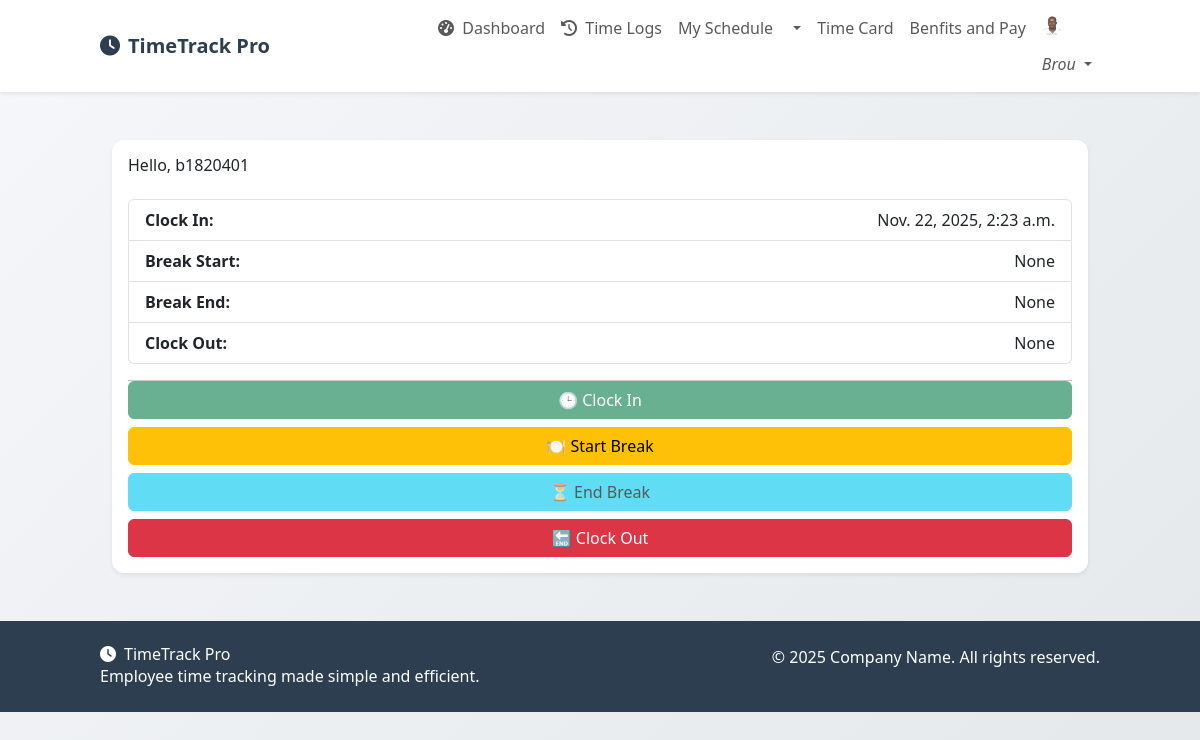
/attendance/clock/ (signed in), run on the app's committed database.
### users/models.py (models this page shows, shortened)
class Employee(models.Model):
    user = models.OneToOneField(User, on_delete=models.CASCADE, related_name='employee_profile')  # <-- Add this line
    first_name = models.CharField(max_length=100)
    middle_name = models.CharField(max_length=100, blank=True, null=True)
    last_name = models.CharField(max_length=100)
    phone_number = models.CharField(max_length=15, unique=True, blank=True)
    gender = models.CharField(max_length=10, choices=gender_choices, blank=True)
    profile_image = models.ImageField(upload_to=UPLOAD_PATHS['profile_photos'], default='profile_photos/default.png')
    reference_photo = models.ImageField(upload_to=UPLOAD_PATHS['reference_photos'], null=True, blank=True)
    employee_id = models.CharField(max_length=20, unique=True)
    position = models.CharField(max_length=100, blank=True)
    department = models.CharField(max_length=100, blank=True)
    hourly_rate = models.DecimalField(max_digits=6, decimal_places=2, default=0.00)

### attendance/models.py (models this page shows, shortened)
class ShiftLog(models.Model):
    employee = models.ForeignKey(Employee, on_delete=models.CASCADE)
    clock_in = models.DateTimeField(null=True, blank=True)
    clock_in_photo = models.ImageField(upload_to=UPLOAD_PATHS['clock_in_photo'], null=True, blank=True)
    break_start = models.DateTimeField(null=True, blank=True)
    break_start_photo = models.ImageField(upload_to=UPLOAD_PATHS['break_start_photo'], null=True, blank=True)
    break_end = models.DateTimeField(null=True, blank=True)
    break_end_photo = models.ImageField(upload_to=UPLOAD_PATHS['break_end_photo'], null=True, blank=True)
    clock_out = models.DateTimeField(null=True, blank=True)
    clock_out_photo = models.ImageField(upload_to=UPLOAD_PATHS['clock_out_photo'], null=True, blank=True)

### attendance/views.py (the view)
# urls.py: path('clock/', DashboardView.as_view(), name='dashboard'),
class DashboardView(TemplateView):
    template_name = 'attendance/dashboard.html'
    def get_context_data(self, **kwargs):
        context = super().get_context_data(**kwargs)
        try:
            employee = Employee.objects.get(user=self.request.user)
        except Employee.DoesNotExist:
            raise Http404("Employee profile not found. Please contact admin.")
        today_log = ShiftLog.objects.filter(employee=employee, clock_in__date=timezone.now().date()).first()
        context.update({
            'employee': employee,
            'today_log': today_log
        })
        return context

### attendance/templates/attendance/dashboard.html (shortened to what this page needs)
{% extends 'users/base.html' %}
{% block content %}
<div class="container mt-4">
  <div class="card shadow-sm">
    <div class="card-body">
      <h2 class="card-title mb-4">Hello, {{ user }}</h2>
      {% if today_log %}
        <ul class="list-group mb-3">
          <li class="list-group-item d-flex justify-content-between">
            <strong>Clock In:</strong> <span>{{ today_log.clock_in }}</span>
          </li>
          <li class="list-group-item d-flex justify-content-between">
            <strong>Break Start:</strong> <span>{{ today_log.break_start }}</span>
          </li>
          <li class="list-group-item d-flex justify-content-between">
            <strong>Break End:</strong> <span>{{ today_log.break_end }}</span>
          </li>
          <li class="list-group-item d-flex justify-content-between">
            <strong>Clock Out:</strong> <span>{{ today_log.clock_out }}</span>
          </li>
        </ul>
      {% else %}
        <div class="alert alert-info" role="alert">
          No shift logged today.
        </div>
      {% endif %}
      <hr>
      <div class="d-grid gap-2">
        <a href="{% url 'attendance:clock_in' %}" id="clock-in-btn" class="btn btn-success">🕒 Clock In</a>
        <a href="{% url 'attendance:start_break' %}" id="start-break-btn" class="btn btn-warning">🍽️ Start Break</a>
        <a href="{% url 'attendance:end_break' %}" id="end-break-btn" class="btn btn-info">⏳ End Break</a>
        <a href="{% url 'attendance:clock_out' %}" id="clock-out-btn" class="btn btn-danger">🔚 Clock Out</a>
      </div>
    </div>
  </div>
</div>
{% endblock %}

### users/templates/users/base.html (shortened to what this page needs)
<!DOCTYPE html>
<html lang="en">
<head>
  <link href="https://cdn.jsdelivr.net/npm/bootstrap@5.3.0/dist/css/bootstrap.min.css" rel="stylesheet">
  <link rel="stylesheet" href="https://cdnjs.cloudflare.com/ajax/libs/font-awesome/6.4.0/css/all.min.css">
    <link href="https://cdn.jsdelivr.net/npm/tailwindcss@2.2.19/dist/tailwind.min.css" rel="stylesheet">
</head>
<body>
  <nav class="navbar navbar-expand-lg navbar-light bg-white shadow-sm">
    <div class="container">
      <a class="navbar-brand" href="#">
        <i class="fas fa-clock me-2"></i>TimeTrack Pro
      </a>
      <div class="collapse navbar-collapse" id="navbarNav">
        <ul class="navbar-nav ms-auto">
          {% if user.is_authenticated %}
            <li class="nav-item">
              <a class="nav-link" href="{% url 'attendance:dashboard' %}"><i class="fas fa-tachometer-alt me-1"></i> Dashboard</a>
            </li>
            <li class="nav-item">
              <a class="nav-link" href="{% url 'attendance:clock_in' %}"><i class="fas fa-history me-1"></i> Time Logs</a>
            </li>
            <li class="nav-item dropdown">
          <li class="nav-item"><a href="{% url 'attendance:calendar' %}" class="nav-link">My Schedule</a></li>
            <li class="nav-item dropdown">
              <a class="nav-link dropdown-toggle" href="#" id="navbarDropdown1" role="button" data-bs-toggle="dropdown">
              </a>
            </li>
          <li class="nav-item"><a href="{% url 'attendance:timecard' %}" class="nav-link">Time Card</a></li>
            <li class="nav-item dropdown">
                <li class="nav-item"><a href="{% url 'attendance:calendar' %}" class="nav-link">Benfits and Pay</a></li>
              <a class="nav-link dropdown-toggle" href="#" id="navbarDropdown" role="button" data-bs-toggle="dropdown">
                <i>
                    <img src="{{ employee.profile_image.url }}"
                         alt="Profile Image"
                         class="rounded-circle mb-3"
                         width="20"
                         height="20">
                    {{ user.get_short_name }}
                </i>
              </a>
            </li>
          {% endif %}
        </ul>
      </div>
    </div>
  </nav>
  <main class="container my-5">
    {% block content %}{% endblock %}
  </main>
  <footer class="py-4 mt-5">
    <div class="container">
      <div class="row">
        <div class="col-md-6">
          <h5><i class="fas fa-clock me-2"></i>TimeTrack Pro</h5>
          <p class="mb-0">Employee time tracking made simple and efficient.</p>
        </div>
        <div class="col-md-6 text-md-end">
          <p class="mb-0">© {% now "Y" %} Company Name. All rights reserved.</p>
        </div>
      </div>
    </div>
  </footer>
</body>
</html>

### users/templates/users/base.html (style rules this page uses)
:root { --primary-color: #3a7bd5; --secondary-color: #00d2ff; --dark-color: #2c3e50; --light-color: #f8f9fa; }
body { background: linear-gradient(135deg, #f5f7fa 0%, #e4e8eb 100%); min-height: 100vh; font-family: 'Segoe UI', Tahoma, Geneva, Verdana, sans-serif; }
.navbar-brand { font-weight: 700; color: var(--dark-color) !important; }
.card { border: none; border-radius: 12px; box-shadow: 0 6px 15px rgba(0, 0, 0, 0.05); transition: transform 0.3s ease; }
footer { background-color: var(--dark-color); color: white; }

### attendance/templates/attendance/dashboard.html (style rules this page uses)
.disabled { cursor: not-allowed; }

### data on the page
Employee: profile_image (picture)
ShiftLog: clock_in "Nov. 22, 2025, 2:23 a.m.", break_start "None", break_end "None", clock_out "None"

### other printed values
{{ user.get_short_name }} "Brou"
{{ user }} "b1820401"
